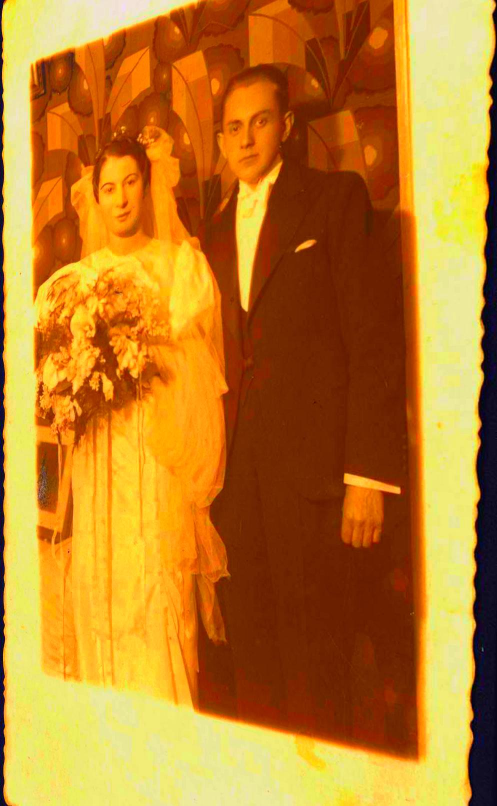
#> input picture data_practucom/pictures/0/0_original_0_original_14066662.JPG_c0eff315-a018-49a5-ad02-938f4cc6b951.JPG_4c1c6e58-d91e-4883-96e6-1160599514be.JPG, 994 x 1611 px, found by its file name (shown at 1/2 size); its folder holds only this picture in this run
$ jupyter execute --allow-errors modelEd.ipynb
#> lines starting #> are read from the running program, lines starting #| are printed output that depends on the picture
#> further down, img_matrix is the input picture: shape (1611, 994, 3); mean R, G, B 189.3, 126, 40.6
#> `img_resized = resize(img_matrix, (150, 150, 3))`:
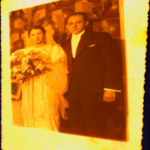
#> img_resized: shape (150, 150, 3) float64; mean R, G, B 0.742, 0.494, 0.159
[cell 1]
import os
import numpy as np
import shutil
import pandas as pd
from sklearn import model_selection
from sklearn.neighbors import KNeighborsClassifier
from sklearn.metrics import confusion_matrix, classification_report, accuracy_score
import cv2
from sklearn.preprocessing import StandardScaler
from sklearn.model_selection import train_test_split
from matplotlib import pyplot as plt

[cell 2]
classes_dir = ['0', '1']
processed_dir = 'superData'
val_ratio = 0.20
test_ratio = 0.20
data = {'0': [], '1': []}
max_length = 0
#> (the rest of this cell did not finish here and is left out)

[cell 3]
from skimage.transform import resize
from skimage.io import imread
from skimage.color import rgb2gray
from skimage.feature import canny
import os

target = []
images = []   # In matrix format
flat_data = []  # In vector format
edge_count = []  # Store edge presence information

datadir = './superData'
categories = ['0', '1']

#> (the rest of this cell did not finish here and is left out)

[cell 4]
df = pd.DataFrame(flat_data)
#> df = table of 1 rows and 67500 columns
df['Target'] = target

[cell 5]
df
#> Out = table of 1 rows and 67501 columns

[cell 6]
plt.bar(categories,df['Target'].value_counts())
plt.show()
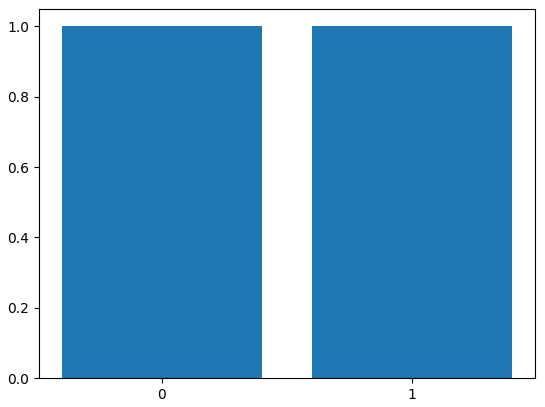
#> figure drawn by matplotlib, 1 panel

[cell 7]
from sklearn.preprocessing import StandardScaler

columns_to_normalize = df.columns.difference(['Target'])

# Initialize the StandardScaler
scaler = StandardScaler()

# Fit the scaler to the data and transform the selected columns
df_normalized = df.copy()  # Make a copy of the DataFrame to not modify the original
#> df_normalized = table of 1 rows and 67501 columns
df_normalized[columns_to_normalize] = scaler.fit_transform(df[columns_to_normalize])

df=df_normalized.copy()
